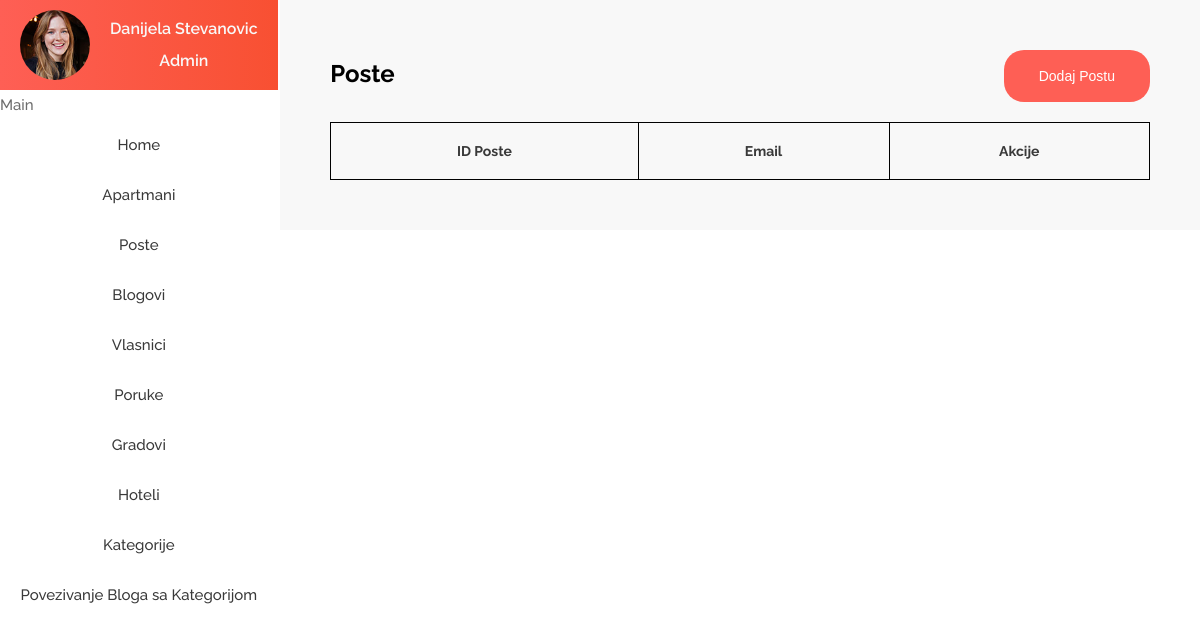
The app's page /cms/showNewsletter.php, older data.
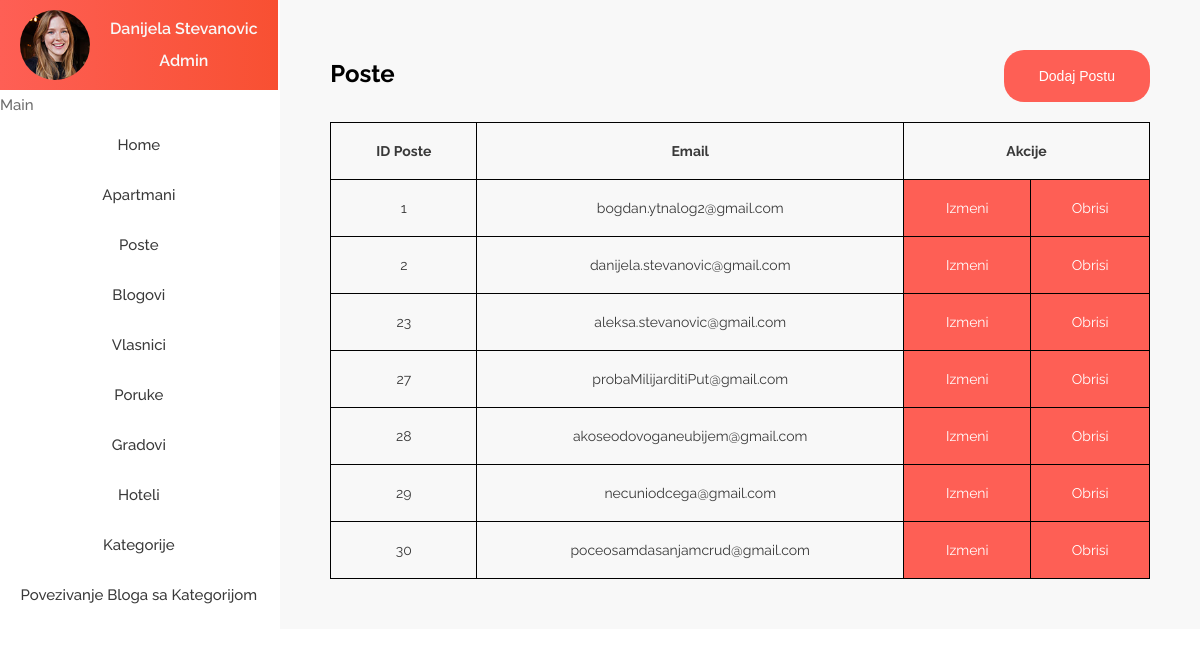
The same page, newer data.
### tables this page shows
CREATE TABLE `poste` (
  `idNewsletter` int(11) NOT NULL,
  `email` varchar(100) NOT NULL
);

### cms/showNewsletter.php (the view, shortened to what this page needs)
<?php
include "../includes/header.php";
include "includes/admin_side.php";
include "funkcije.php";
$query = 'SELECT `idNewsletter`, `email` FROM `poste`';
$res = mysqli_query($con, $query);
?>
<div class="admin__content">
    <div class="apartmani">
        <div class="apartmani__tekst">
            <span class="span-bold">Poste</span>
            <button class="btn" onclick="window.location.href='addNewsletter'">Dodaj Postu</button>
        </div>
        <table class="apartmani__table">
            <tr>
                <th>ID Poste</th>
                <th>Email</th>
                <th colspan="2">Akcije</th>
            </tr>
            <?php
            while ($row = mysqli_fetch_assoc($res)) {
                $id = $row['idNewsletter'];
                $email = $row['email'];
            ?>
                <tr>
                    <td><?php echo $id ?></td>
                    <td><?php echo $email ?></td>
                    <?php addAkcije('editNewsletter', $id) ?>
                </tr>
            <?php } ?>
        </table>
    </div>
</div>

### cms/funkcije.php (shortened to what this page needs)
<?php
function addAkcije($location, $id)
{
?>
    <td class="admin__td"><a onclick="window.location.href = `<?php echo $location ?>.php?id=${<?php echo $id ?>}`" href="#" class="admin__akcije">Izmeni</a></td>
    <td class="admin__td"><a onclick="window.location.href = `?id=${<?php echo $id ?>}`" href="#" class="admin__akcije">Obrisi</a></td>
    <?php
}
    ?>

Row changes from the older to the newer data that the page shows:
added poste: idNewsletter "1", email "bogdan.ytnalog2@gmail.com"
added poste: idNewsletter "2", email "danijela.stevanovic@gmail.com"
added poste: idNewsletter "23", email "aleksa.stevanovic@gmail.com"
added poste: idNewsletter "27", email "probaMilijarditiPut@gmail.com"
added poste: idNewsletter "28", email "akoseodovoganeubijem@gmail.com"
added poste: idNewsletter "29", email "necuniodcega@gmail.com"
added poste: idNewsletter "30", email "poceosamdasanjamcrud@gmail.com"
